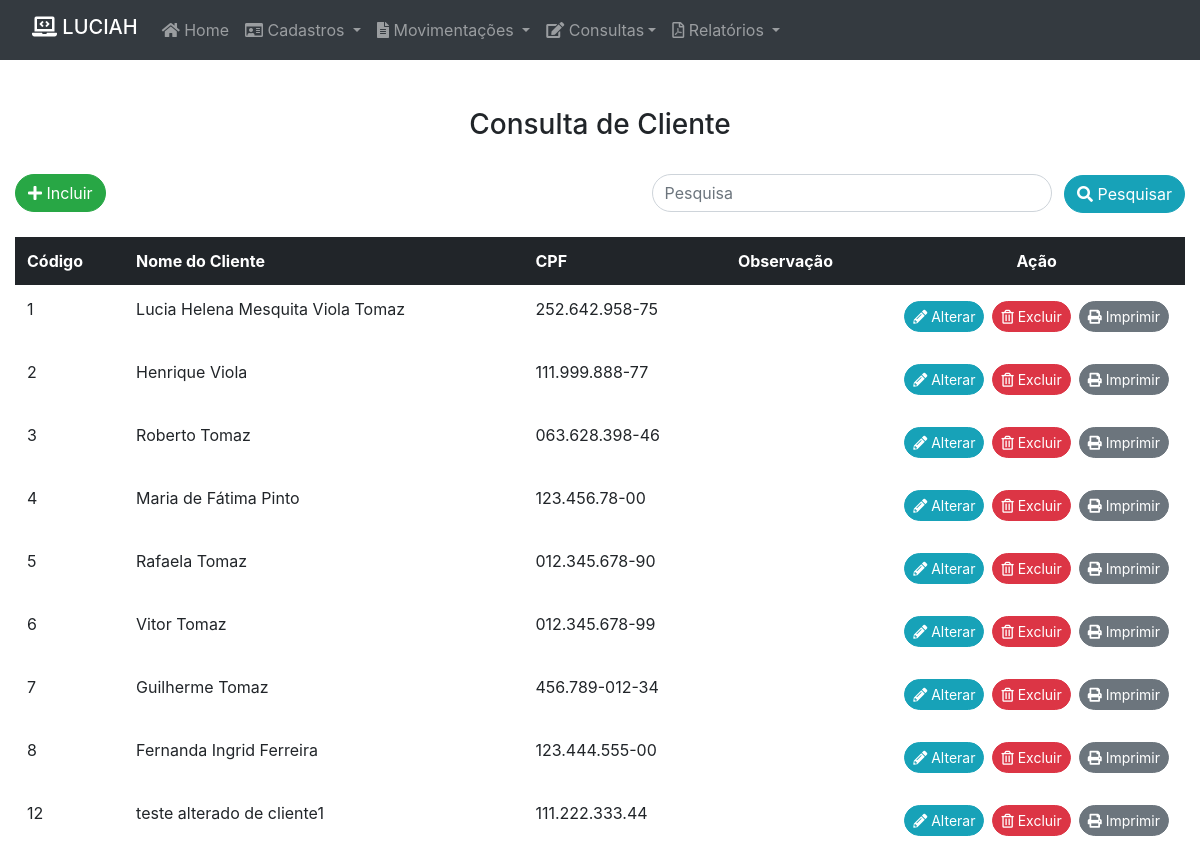
Screenshot of /lista_cliente.php with the database file from the repository.
### tables this page shows
CREATE TABLE `cliente` (
  `id` int(11) NOT NULL,
  `nome` varchar(100) NOT NULL,
  `cpf` varchar(14) NOT NULL,
  `obs` varchar(200) NOT NULL
);

### lista_cliente.php (the view, shortened to what this page needs)
<?php
include("conexao.php");
$consulta = "SELECT * FROM cliente";
$con = @mysqli_query($conexao, $consulta) or die($mysql->error);
?>
<!DOCTYPE html>
<html lang="en">
<head>
    <link rel="stylesheet" href="https://stackpath.bootstrapcdn.com/bootstrap/4.1.3/css/bootstrap.min.css">
    <link rel="stylesheet" href="https://cdnjs.cloudflare.com/ajax/libs/font-awesome/5.11.2/css/all.css">
</head>
<body>
    <header>
        <?php include("header.php") ?>
    </header>
    <br><br>
    <div class="container-fluid">
        <div class="row">
            <div class="col-md-12">
                <div class="h3 text-center mb-3">Consulta de Cliente </div>
                <form method="GET" action="lista_cliente.php">
                    <div class="d-flex justify-content-between mt-2">
                        <div>
                            <a href="cad_cliente.php" class="btn btn-success  mt-3" style="border-radius:30px;"> <i class="fas fa-plus"></i> Incluir </a>
                        </div>
                        <ul class="list-inline">
                            <li class="list-inline-item">
                                <input type="text" class="form-control mt-3" name="txtpesquisar" id="exampleInputPesquisar" aria-describedby="pesquisa" placeholder="Pesquisa" style="width:400px; border-radius:30px;">
                            </li>
                            <li class="list-inline-item">
                                <button type="submit" class="btn btn-info" style="border-radius:30px;"><i class="fas fa-search"></i> Pesquisar </button>
                            </li>
                        </ul>
                    </div>
                </form>
               <div class="d-flex flex-nowrap" style="overflow: auto">
                    <table class="table table-borderless table-responsive-md table-hover mt-2">
                        <thead class="table-dark">
                            <tr>
                                <th>Código</th>
                                <th>Nome do Cliente</th>
                                <th>CPF</th>
                                <th>Observação</th>
                                <th style="width:50px;"><center>Ação</th></center>
                            </tr>
                        </thead>
                        <?php while ($dado = $con->fetch_array()) { ?>
                            <tbody>
                                <tr>
                                    <td> <?php echo $dado['id']; ?> </td>
                                    <td> <?php echo $dado['nome']; ?> </td>
                                    <td> <?php echo $dado['cpf']; ?> </td>
                                    <td> <?php echo $dado['obs']; ?> </td>
                                    <td style="display: flex">
                                        <a style="margin: 1px; border-radius:30px;" href="ver_alteracao_cliente.php?codigo=<?php echo $dado['id']; ?>" class="btn btn-info btn-alterar btn-sm m-1" role="button">
                                            <i class="fas fa-pencil-alt"></i> Alterar </a>
                                        <a style="margin: 1px; border-radius:30px;" href="ver_exclusao_cliente.php?codigo=<?php echo $dado['id']; ?>" class="btn btn-danger btn-excluir btn-sm m-1" role="button">
                                            <i class="far fa-trash-alt"></i> Excluir </a>
                                        <a href="relatorio_cliente.php?codigo=<?php echo $dado['id']; ?>" target="_blank" class="btn btn-secondary btn-imprimir btn-sm m-1" style="border-radius:30px;" role="button">
                                            <i class="fas fa-print"></i> Imprimir </a>
                                    </td>
                                </tr>
                            </tbody>
                        <?php } ?>
                    </table>
                </div>
            </div>
        </div>
    </div>
</body>
</html>

### header.php (shortened to what this page needs)
<nav class="navbar navbar-expand-sm bg-dark navbar-dark">
  <a class="navbar-brand" href=#>
    <h3><i class="fas fa-laptop-code"></i> LUCIAH
  </a></h3>
  <ul class="navbar-nav">
    <li class="nav-item">
      <a class="nav-link" href="index.php"><i class="fas fa-home"></i> Home</a>
    </li>
    <li class="nav-item dropdown">
      <a class="nav-link dropdown-toggle" role="button" href="#" id="navbardrop" data-toggle="dropdown" aria-haspopup="true" aria-expanded="false"><i class="far fa-id-card"></i> Cadastros </a>
    </li>
    <li class="nav-item dropdown">
      <a class="nav-link dropdown-toggle" role="button" href="#" id="navbardrop" data-toggle="dropdown" aria-haspopup="true" aria-expanded="false"><i class="fas fa-file-alt"></i> Movimentações </a>
    </li>
    <li class="nav-item dropdown">
      <a class="nav-link dropdown-toggle" role="button" href="#" id="navbardrop" data-toggle="dropdown" aria-haspopup="true" aria-expanded="false"><i class="fas fa-edit"></i> Consultas</a>
    </li>
    <li class="nav-item dropdown">
      <a class="nav-link dropdown-toggle" role="button" href="#" id="navbardrop" data-toggle="dropdown" aria-haspopup="true" aria-expanded="false"><i class="far fa-file-pdf"></i> Relatórios </a>
    </li>
  </ul>
</nav>

### rows the page displays
cliente: id "1", nome "Lucia Helena Mesquita Viola Tomaz", cpf "252.642.958-75"
cliente: id "2", nome "Henrique Viola", cpf "111.999.888-77"
cliente: id "3", nome "Roberto Tomaz", cpf "063.628.398-46"
cliente: id "4", nome "Maria de Fátima Pinto", cpf "123.456.78-00"
cliente: id "5", nome "Rafaela Tomaz", cpf "012.345.678-90"
cliente: id "6", nome "Vitor Tomaz", cpf "012.345.678-99"
cliente: id "7", nome "Guilherme Tomaz", cpf "456.789-012-34"
cliente: id "8", nome "Fernanda Ingrid Ferreira", cpf "123.444.555-00"
cliente: id "12", nome "teste alterado de cliente1", cpf "111.222.333.44"
